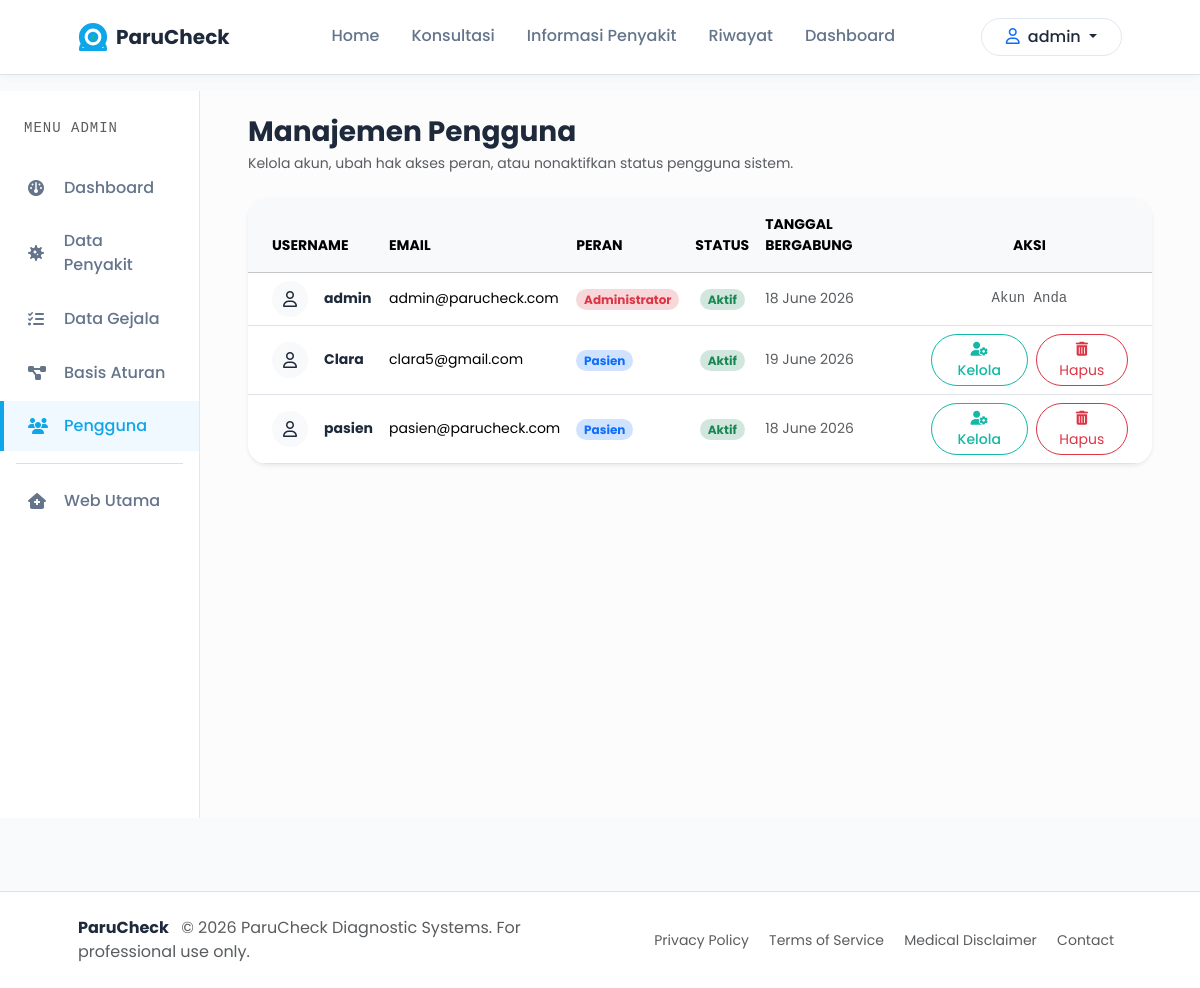
The app's page /admin/users (signed in) with its own data.
### models/__init__.py (models this page shows, shortened)
class User(db.Model, UserMixin):
    __tablename__ = 'user'
    id = db.Column(db.Integer, primary_key=True)
    username = db.Column(db.String(150), unique=True, nullable=False)
    email = db.Column(db.String(150), unique=True, nullable=False)
    password_hash = db.Column(db.String(256), nullable=False)
    role = db.Column(db.String(50), default='patient')  # 'admin' or 'patient'
    status = db.Column(db.String(50), default='active')  # 'active' or 'inactive'
    created_at = db.Column(db.DateTime, default=datetime.utcnow)
    diagnoses = db.relationship('DiagnosisHistory', backref='user', lazy=True)

### routes/admin.py (the view)
@admin_bp.route('/users')
@login_required
@admin_required
def users():
    all_users = User.query.order_by(User.role.asc(), User.username.asc()).all()
    return render_template('admin/users/list.html', users=all_users)

### routes/admin.py (called while the page is built)
def admin_required(f):
    @wraps(f)
    def decorated_function(*args, **kwargs):
        if not current_user.is_authenticated or current_user.role != 'admin':
            flash('Akses ditolak. Halaman ini hanya untuk administrator.', 'danger')
            return redirect(url_for('main.home'))
        return f(*args, **kwargs)
    return decorated_function

### templates/admin/users/list.html (shortened to what this page needs)
{% extends "base.html" %}
{% block content %}
<div class="container-fluid px-0">
    <div class="row g-0">
        <div class="col-lg-2">
            <div class="admin-sidebar py-4">
                <div class="px-4 mb-4">
                    <span class="text-uppercase font-monospace text-muted small" style="letter-spacing:1px;">MENU ADMIN</span>
                </div>
                <nav class="d-flex flex-column gap-1">
                    <a href="{{ url_for('admin.dashboard') }}" class="sidebar-link">
                        <i class="fa-solid fa-gauge me-3"></i> Dashboard
                    </a>
                    <a href="{{ url_for('admin.diseases') }}" class="sidebar-link">
                        <i class="fa-solid fa-virus me-3"></i> Data Penyakit
                    </a>
                    <a href="{{ url_for('admin.symptoms') }}" class="sidebar-link">
                        <i class="fa-solid fa-list-check me-3"></i> Data Gejala
                    </a>
                    <a href="{{ url_for('admin.rules') }}" class="sidebar-link">
                        <i class="fa-solid fa-diagram-project me-3"></i> Basis Aturan
                    </a>
                    <a href="{{ url_for('admin.users') }}" class="sidebar-link active">
                        <i class="fa-solid fa-users me-3"></i> Pengguna
                    </a>
                    <hr class="mx-3 my-2 text-black-50">
                    <a href="{{ url_for('main.home') }}" class="sidebar-link">
                        <i class="fa-solid fa-house-medical me-3"></i> Web Utama
                    </a>
                </nav>
            </div>
        </div>
        <div class="col-lg-10 bg-light-subtle px-4 px-md-5 py-4">
            <div class="mb-4">
                <h3 class="fw-bold text-slate mb-1">Manajemen Pengguna</h3>
                <p class="text-muted small">Kelola akun, ubah hak akses peran, atau nonaktifkan status pengguna sistem.</p>
            </div>
            <div class="card card-modern border-0 shadow-sm overflow-hidden mb-4">
                <div class="table-responsive">
                    <table class="table table-hover align-middle mb-0">
                        <thead class="table-light text-slate fw-bold">
                            <tr>
                                <th class="ps-4 py-3 small">USERNAME</th>
                                <th class="py-3 small">EMAIL</th>
                                <th class="py-3 small">PERAN</th>
                                <th class="py-3 small text-center">STATUS</th>
                                <th class="py-3 small">TANGGAL BERGABUNG</th>
                                <th class="pe-4 py-3 small text-center">AKSI</th>
                            </tr>
                        </thead>
                        <tbody>
                            {% if users %}
                                {% for u in users %}
                                    <tr>
                                        <td class="ps-4">
                                            <div class="d-flex align-items-center">
                                                <div class="bg-light text-slate rounded-circle p-2 me-3 d-flex align-items-center justify-content-center" style="width:36px; height:36px;">
                                                    <i class="fa-regular fa-user"></i>
                                                </div>
                                                <span class="fw-bold text-slate small">{{ u.username }}</span>
                                            </div>
                                        </td>
                                        <td class="text-slate small">{{ u.email }}</td>
                                        <td>
                                            {% if u.role == 'admin' %}
                                                <span class="badge bg-danger-subtle text-danger rounded-pill px-2.5 py-1.5 small">Administrator</span>
                                            {% else %}
                                                <span class="badge bg-primary-subtle text-primary rounded-pill px-2.5 py-1.5 small">Pasien</span>
                                            {% endif %}
                                        </td>
                                        <td class="text-center">
                                            {% if u.status == 'active' %}
                                                <span class="badge bg-success-subtle text-success rounded-pill px-2.5 py-1.5 small">Aktif</span>
                                            {% else %}
                                                <span class="badge bg-slate bg-secondary-subtle text-muted rounded-pill px-2.5 py-1.5 small">Nonaktif</span>
                                            {% endif %}
                                        </td>
                                        <td class="text-muted small">{{ u.created_at.strftime('%d %B %Y') }}</td>
                                        <td class="pe-4 text-center">
                                            <div class="d-flex justify-content-center gap-2">
                                                {% if u.id != current_user.id %}
                                                    <button type="button" class="btn btn-outline-teal btn-sm rounded-pill px-3"
                                                            data-bs-toggle="modal" data-bs-target="#editModal_{{ u.id }}">
                                                        <i class="fa-solid fa-user-gear"></i> Kelola
                                                    </button>
                                                    <form action="{{ url_for('admin.user_delete', id=u.id) }}" method="POST" onsubmit="return confirm('Apakah Anda yakin ingin menghapus akun pengguna ini secara permanen?');">
                                                        <button type="submit" class="btn btn-outline-danger btn-sm rounded-pill px-3">
                                                            <i class="fa-solid fa-trash-can"></i> Hapus
                                                        </button>
                                                    </form>
                                                {% else %}
                                                    <span class="text-muted small font-monospace">Akun Anda</span>
                                                {% endif %}
                                            </div>
                                        </td>
                                    </tr>
                                {% endfor %}
                            {% else %}
                                <tr>
                                    <td colspan="6" class="text-center py-5">
                                        <span class="text-muted">Tidak ada data pengguna ditemukan.</span>
                                    </td>
                                </tr>
                            {% endif %}
                        </tbody>
                    </table>
                </div>
            </div>
        </div>
    </div>
</div>
{% endblock %}

### templates/base.html (shortened to what this page needs)
<!DOCTYPE html>
<html lang="id">
<head>
    <link href="https://cdn.jsdelivr.net/npm/bootstrap@5.3.2/dist/css/bootstrap.min.css" rel="stylesheet">
    <link rel="stylesheet" href="https://cdnjs.cloudflare.com/ajax/libs/font-awesome/6.4.2/css/all.min.css">
    <link rel="stylesheet" href="{{ url_for('static', filename='css/style.css') }}">
</head>
<body>
    <nav class="navbar navbar-expand-lg navbar-light bg-white border-bottom py-3 sticky-top">
        <div class="container px-md-5">
            <a class="navbar-brand d-flex align-items-center" href="{{ url_for('main.home') }}">
                <span class="logo-text fw-bold text-slate">ParuCheck</span>
            </a>
            <div class="collapse navbar-collapse" id="navbarNav">
                <ul class="navbar-nav mx-auto">
                    <li class="nav-item px-2">
                        <a class="nav-link {% if request.path == '/' %}active-link{% endif %}" href="{{ url_for('main.home') }}">Home</a>
                    </li>
                    <li class="nav-item px-2">
                        <a class="nav-link {% if request.path == '/consultation' %}active-link{% endif %}" href="{{ url_for('main.consultation') }}">Konsultasi</a>
                    </li>
                    <li class="nav-item px-2">
                        <a class="nav-link {% if request.path == '/diseases' %}active-link{% endif %}" href="{{ url_for('main.diseases') }}">Informasi Penyakit</a>
                    </li>
                    {% if current_user.is_authenticated %}
                    <li class="nav-item px-2">
                        <a class="nav-link {% if request.path == '/history' %}active-link{% endif %}" href="{{ url_for('main.history') }}">Riwayat</a>
                    </li>
                    {% if current_user.role == 'admin' %}
                    <li class="nav-item px-2">
                        <a class="nav-link" href="{{ url_for('admin.dashboard') }}">Dashboard</a>
                    </li>
                    {% endif %}
                    {% endif %}
                </ul>
                <div class="d-flex align-items-center">
                    {% if current_user.is_authenticated %}
                        <div class="dropdown">
                            <button class="btn btn-outline-slate dropdown-toggle rounded-pill px-4" type="button" id="userDropdown" data-bs-toggle="dropdown" aria-expanded="false">
                                <i class="fa-regular fa-user me-2 text-primary"></i>{{ current_user.username }}
                            </button>
                        </div>
                    {% else %}
                        <a href="{{ url_for('auth.login') }}" class="btn btn-teal rounded-pill px-4 shadow-sm text-white">Sign In</a>
                    {% endif %}
                </div>
            </div>
        </div>
    </nav>
    <main class="min-vh-100 pb-5">
        {% block content %}{% endblock %}
    </main>
    <footer class="bg-white border-top py-4 mt-auto">
        <div class="container px-md-5">
            <div class="row align-items-center justify-content-between text-center text-md-start">
                <div class="col-md-6 mb-3 mb-md-0">
                    <span class="fw-bold text-slate">ParuCheck</span>
                    <span class="text-muted ms-2">© 2026 ParuCheck Diagnostic Systems. For professional use only.</span>
                </div>
                <div class="col-md-6 text-md-end">
                    <a href="#" class="text-muted text-decoration-none mx-2 small">Privacy Policy</a>
                    <a href="#" class="text-muted text-decoration-none mx-2 small">Terms of Service</a>
                    <a href="#" class="text-muted text-decoration-none mx-2 small">Medical Disclaimer</a>
                    <a href="#" class="text-muted text-decoration-none mx-2 small">Contact</a>
                </div>
            </div>
        </div>
    </footer>
</body>
</html>

### static/css/style.css (style rules this page uses)
:root { --primary: #0EA5E9; --primary-hover: #0284C7; --secondary: #14B8A6; --secondary-hover: #0D9488; --background: #F8FAFC; --text-dark: #1E293B; --text-muted: #64748B; --white: #FFFFFF; --success: #22C55E; --warning: #F59E0B; --danger: #EF4444; --font-sans: 'Poppins', sans-serif; --shadow-sm: 0 2px 8px rgba(15, 23, 42, 0.04); --shadow-md: 0 8px 24px rgba(15, 23, 42, 0.06); --shadow-lg: 0 16px 32px rgba(15, 23, 42, 0.08); }
body { font-family: var(--font-sans); background-color: var(--background); color: var(--text-dark); overflow-x: hidden; display: flex; flex-direction: column; min-vh-100: 100vh; }
h1, h2, h3, h4, h5, h6 { font-weight: 600; color: #0F172A; }
.text-slate { color: var(--text-dark); }
.navbar { box-shadow: var(--shadow-sm); }
.nav-link { color: var(--text-muted); font-weight: 500; transition: all 0.2s ease-in-out; border-bottom: 2px solid transparent; }
.btn-outline-teal { color: var(--secondary); border-color: var(--secondary); font-weight: 500; transition: all 0.2s ease-in-out; }
.btn-outline-slate { color: var(--text-dark); border-color: #E2E8F0; font-weight: 500; background-color: var(--white); transition: all 0.2s ease; }
.card-modern { background: var(--white); border: 1px solid rgba(226, 232, 240, 0.8); border-radius: 1.25rem; box-shadow: var(--shadow-sm); transition: all 0.3s cubic-bezier(0.4, 0, 0.2, 1); }
.admin-sidebar { background-color: var(--white); border-right: 1px solid #E2E8F0; min-height: calc(100vh - 73px); }
.sidebar-link { display: flex; align-items: center; padding: 0.8rem 1.5rem; color: var(--text-muted); text-decoration: none; font-weight: 500; border-left: 4px solid transparent; transition: all 0.2s ease; }
.sidebar-link.active { background-color: #F0F9FF; color: var(--primary); border-left-color: var(--primary); }
.sidebar-link i { width: 20px; }

### records on screen
User: username "admin", email "admin@parucheck.com", role "Administrator", status "Aktif", created_at "18 June 2026", shows "Akun Anda"
User: username "Clara", email "clara5@gmail.com", role "Pasien", status "Aktif", created_at "19 June 2026"
User: username "pasien", email "pasien@parucheck.com", role "Pasien", status "Aktif", created_at "18 June 2026"
